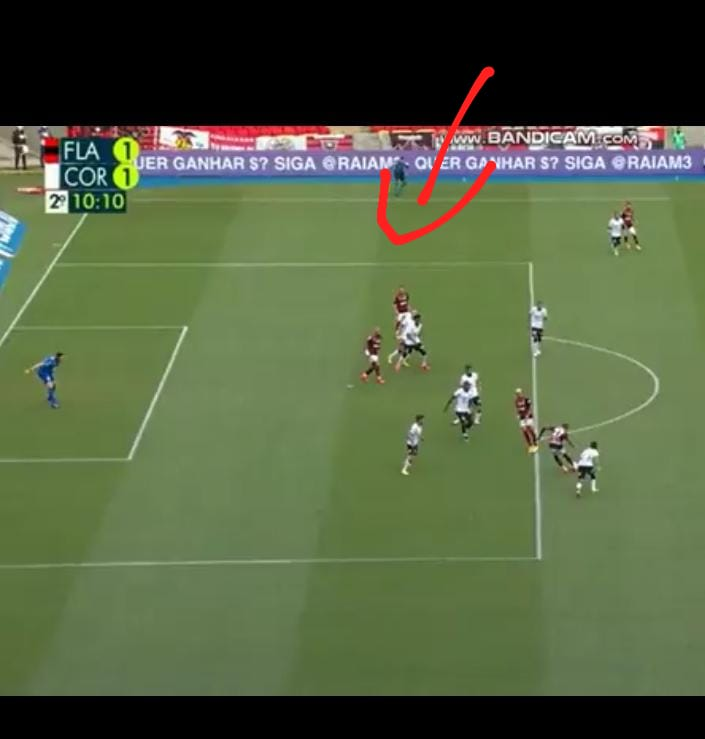
#> input picture processamento-de-imagens/L06-geometric-transformations/everton.jpeg, 705 x 739 px
$ python everton.py
#> lines starting #> are read from the running program, lines starting #| are printed output that depends on the picture
# Para as imagens dourado.jpeg e everton.jpeg faça uma
# transformação geométrica a fim de verificar com
# exatidão se os jogadores estão ou não impedidos
# nos lances.
# Adicione na imagem transformada uma linha vermelha
# de impedimento conforme exemplo da imagem
#  linha.jpeg. A posição (coordenadas) dessa linha
#   na imagem vc pode fazer manualmente (tentativa e
# erro). Procure na biblioteca matplotlib como
# criar uma linha no plot da imagem.

from skimage import io, transform
import numpy as np
import matplotlib.pyplot as plt

arq = 'everton.jpeg'
# [X,Y]
c = [[360,260], [530,250], [535,556], [320,560]]
linha = 228

# Load source image
img = io.imread(arq)
#> img is the input picture: shape (739, 705, 3); mean R, G, B 83.8, 97, 65

plt.figure()
# Adjust the 4 coordinates below: they must lie on the same plane. Use pitch patterns to axis-align.
#plt.rcParams["figure.figsize"] = (20, 20)
plt.subplot(121)
plt.imshow(img)
pts = np.array(c)

plt.scatter(pts[:,0], pts[:,1])

pts_norm = np.array([[0, 0], [300, 0], [300, 800], [0, 800]])
# Calculate Homography
tform = transform.ProjectiveTransform()
tform.estimate(pts_norm, pts)

## Straighten out image
img_norm =  transform.warp(img, tform, output_shape=(800, 300))
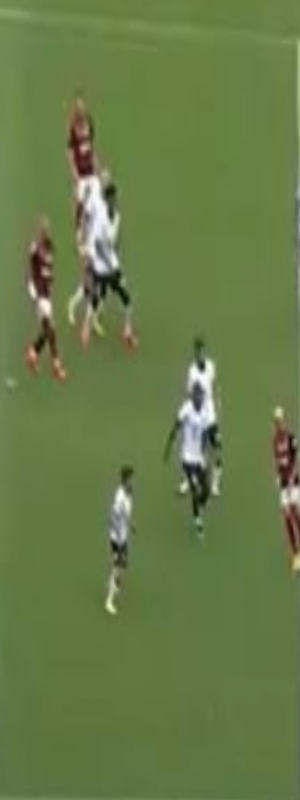
#> img_norm: shape (800, 300, 3) float64; mean R, G, B 0.405, 0.485, 0.284

plt.subplot(122)
plt.imshow(img_norm)

# Adicionando linha de impedimento
x1, y1 = [80, 80], [790, 0]
plt.plot(x1, y1, color='red',linewidth=2 )
plt.show()
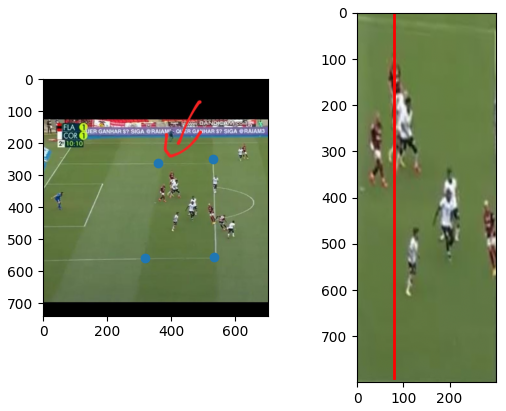
#> figure drawn by matplotlib, 2 panels

$ run again, with processamento-de-imagens/L06-geometric-transformations/dourado.jpeg copied over processamento-de-imagens/L06-geometric-transformations/everton.jpeg
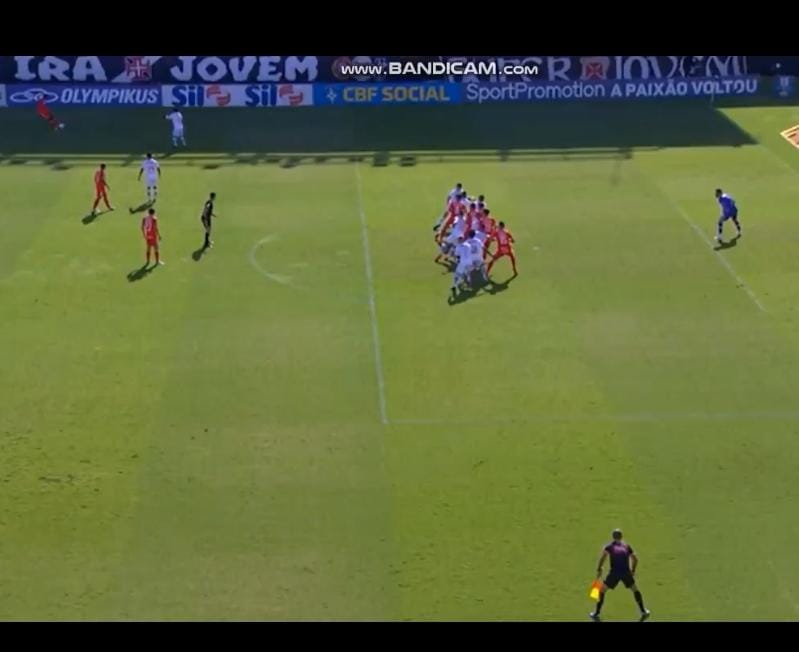
#> input picture processamento-de-imagens/L06-geometric-transformations/dourado.jpeg, 799 x 652 px
#> img is the input picture: shape (652, 799, 3); mean R, G, B 92.3, 103.2, 58.2
#> `img_norm =  transform.warp(img, tform, output_shape=(800, 300))`:
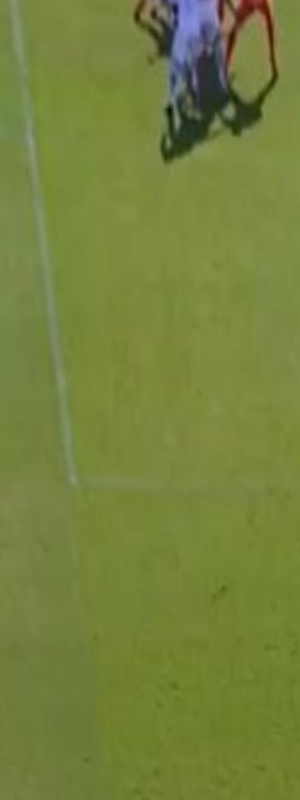
#> img_norm: shape (800, 300, 3) float64; mean R, G, B 0.46, 0.512, 0.239
#> `plt.show()`:
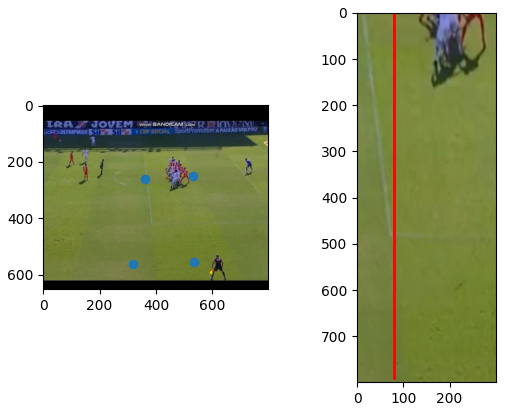
#> figure drawn by matplotlib, 2 panels

$ run again, with processamento-de-imagens/L06-geometric-transformations/linha.jpeg copied over processamento-de-imagens/L06-geometric-transformations/everton.jpeg
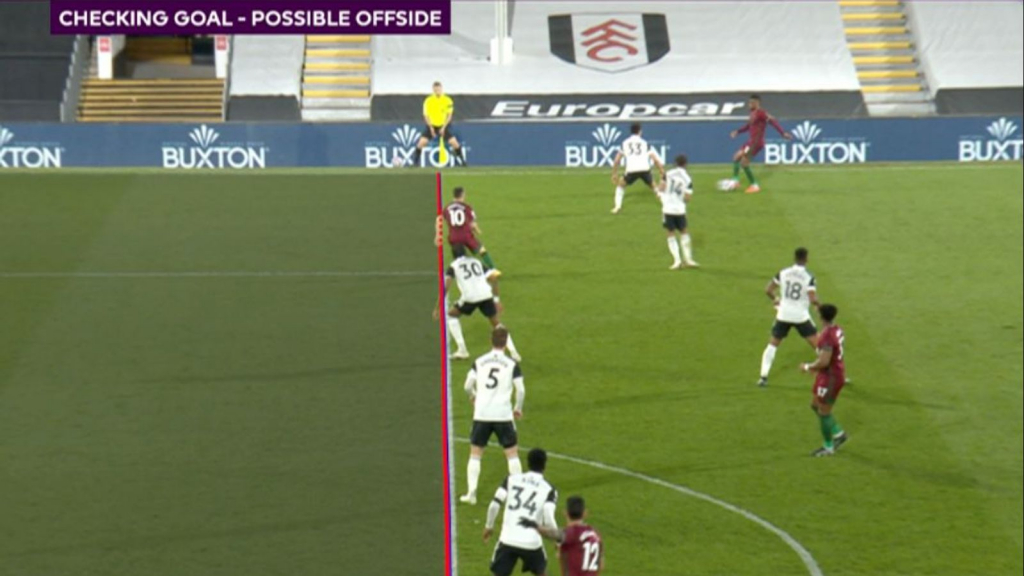
#> input picture processamento-de-imagens/L06-geometric-transformations/linha.jpeg, 1024 x 576 px
#> img is the input picture: shape (576, 1024, 3); mean R, G, B 117.9, 130.2, 88.1
#> `img_norm =  transform.warp(img, tform, output_shape=(800, 300))`:
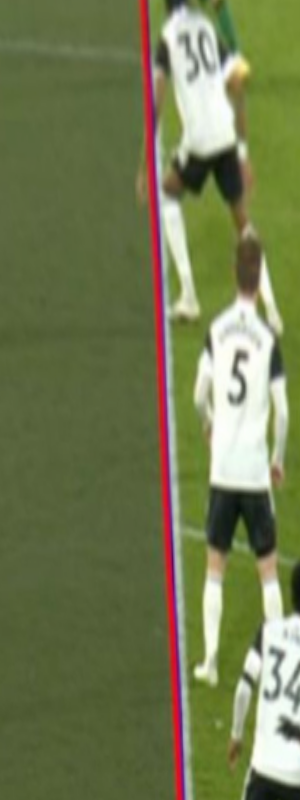
#> img_norm: shape (800, 300, 3) float64; mean R, G, B 0.448, 0.479, 0.317
#> `plt.show()`:
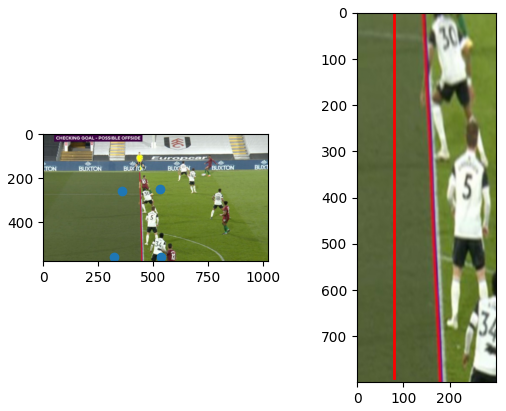
#> figure drawn by matplotlib, 2 panels

$ run again, with processamento-de-imagens/L06-geometric-transformations/gabriel.jpeg copied over processamento-de-imagens/L06-geometric-transformations/everton.jpeg
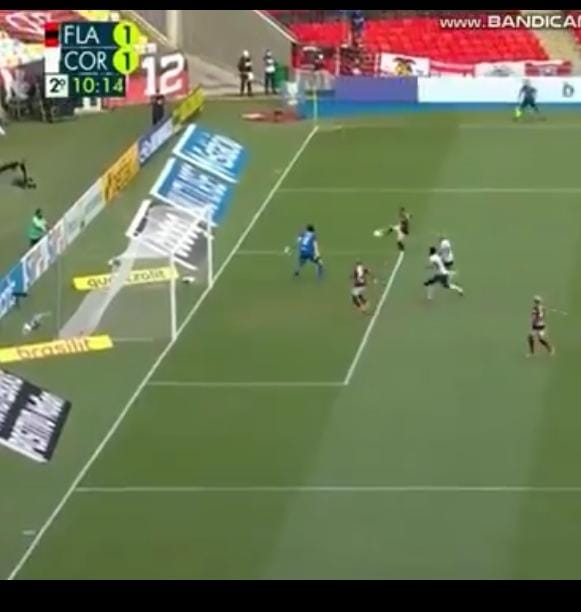
#> input picture processamento-de-imagens/L06-geometric-transformations/gabriel.jpeg, 581 x 612 px
#> img is the input picture: shape (612, 581, 3); mean R, G, B 110.5, 120.4, 87.9
#> `img_norm =  transform.warp(img, tform, output_shape=(800, 300))`:
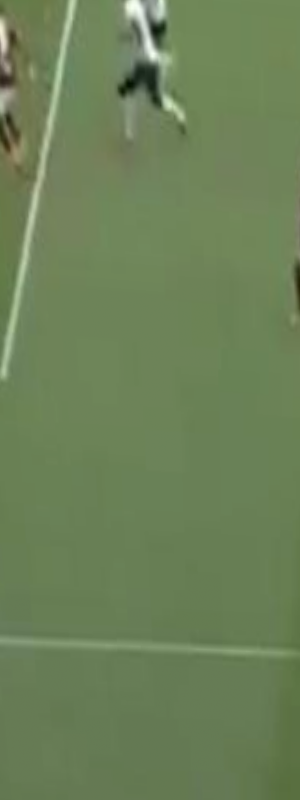
#> img_norm: shape (800, 300, 3) float64; mean R, G, B 0.424, 0.507, 0.344
#> `plt.show()`:
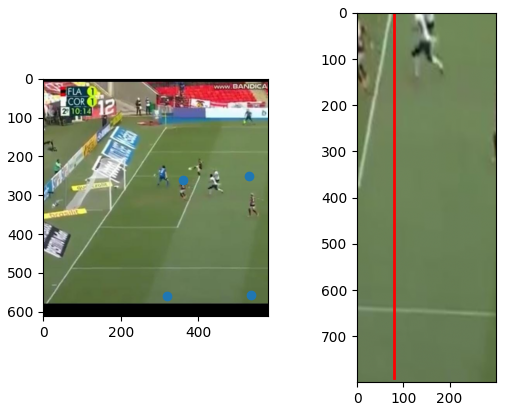
#> figure drawn by matplotlib, 2 panels
